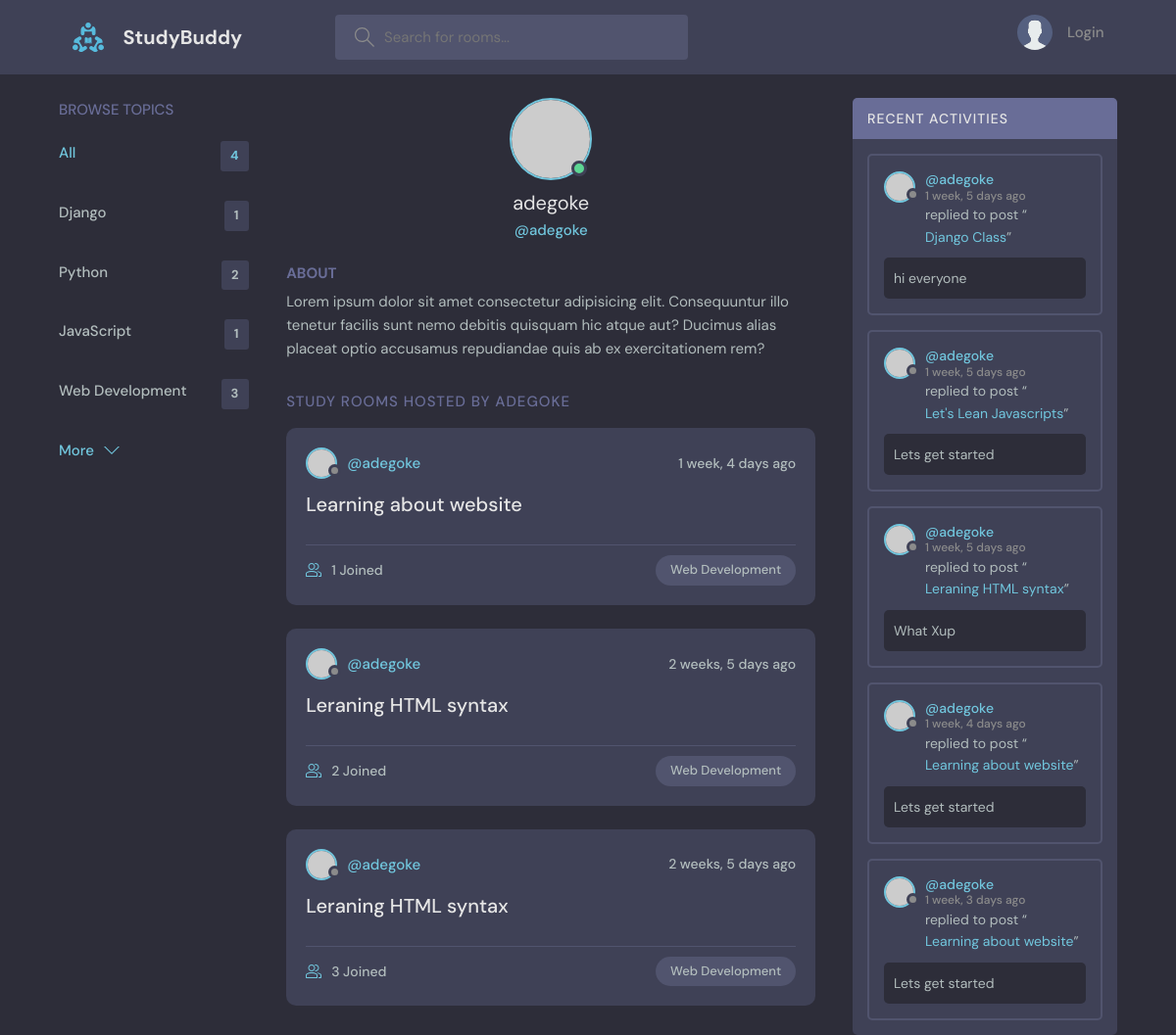
/profile/1/, run on an earlier commit of the app's database.
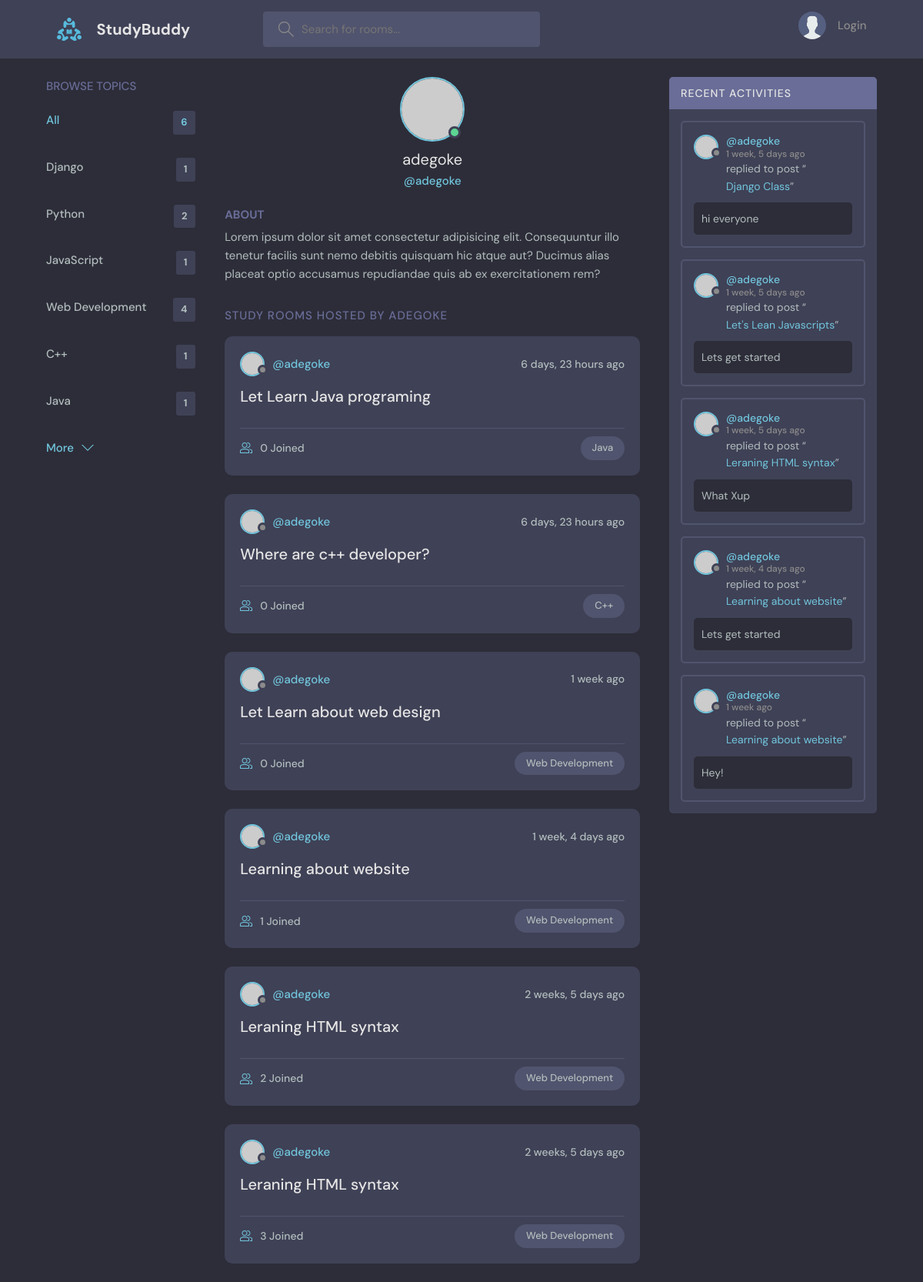
And on a later commit of the database.
### tunde/models.py (models this page shows, shortened)
class Topic(models.Model):
    name=models.CharField(max_length=200)

class Room(models.Model):
    host=models.ForeignKey(User,  on_delete=models.SET_NULL, null=True)
    topic=models.ForeignKey(Topic, on_delete=models.SET_NULL, null=True)
    name=models.CharField(max_length=300)
    description=models.TextField(blank=True)
    participants=models.ManyToManyField(User, related_name='participants', blank=True)
    created_date=models.DateTimeField(auto_now_add=True)
    updated_date=models.DateTimeField(auto_now=True)
    class Meta:
        ordering = ['-created_date', '-updated_date']
    def __str__(self):
        return self.name

class Message(models.Model):
    user=models.ForeignKey(User, on_delete=models.CASCADE)
    room=models.ForeignKey(Room, on_delete=models.CASCADE)
    body=models.TextField(blank=True)
    created_date=models.DateTimeField(auto_now_add=True)
    updated_date=models.DateTimeField(auto_now=True)

### tunde/views.py (the view)
# urls.py: path('profile/<str:pk>/', views.userProfile, name='profile'),
def userProfile(request, pk):
    user=User.objects.get(id=pk)
    rooms=user.room_set.all()
    room_messages=user.message_set.all()
    topics=Topic.objects.all()
    context={'user': user, 'rooms': rooms, 'topics': topics, 'room_messages': room_messages}
    return render(request, 'tunde/profile.html', context)

### tunde/templates/tunde/profile.html (shortened to what this page needs)
{% extends 'main.html' %}
 {% block content %}
 <main class="profile-page layout layout--3">
  <div class="container">
    {% include 'tunde/topics_component.html' %}
    <div class="roomList">
      <div class="profile">
        <div class="profile__avatar">
          <div class="avatar avatar--large active">
            <img src="https://randomuser.me/api/portraits/men/11.jpg" />
          </div>
        </div>
        <div class="profile__info">
          <h3>{{user.username}}</h3>
          <p>@{{user.username}}</p>
        </div>
        <div class="profile__about">
          <h3>About</h3>
          <p>
            Lorem ipsum dolor sit amet consectetur adipisicing elit. Consequuntur illo tenetur
            facilis sunt nemo debitis quisquam hic atque aut? Ducimus alias placeat optio
            accusamus repudiandae quis ab ex exercitationem rem?
          </p>
        </div>
      </div>
      <div class="roomList__header">
        <div>
          <h2>Study Rooms Hosted by {{user.username|capfirst}}</a>
          </h2>
        </div>
      </div>
      {% include 'tunde/feeds_components.html' %}
    </div>
    {% include 'tunde/activity_component.html' %}
  </div>
</main>
 {% endblock content %}

### templates/main.html (shortened to what this page needs)
<!DOCTYPE html>
{% load static %}
<html lang="en">
  <head>
    <link rel="stylesheet" href="{% static 'styles/style.css' %}" />
  </head>
  <body>
    {% include 'navbar.html' %}
    {% block content %}
    {% endblock content %}
</body>
</html>

### templates/navbar.html (shortened to what this page needs)
{% load static %}
<header class="header header--loggedIn">
    <div class="container">
      <a href="{% url 'home' %}" class="header__logo">
        <img src="{% static 'images/logo.svg' %}" />
        <h1>StudyBuddy</h1>
      </a>
      <form class="header__search" action="{% url 'home' %}" method="GET">
        <label>
          <input placeholder="Search for rooms..."  name="q"/>
        </label>
      </form>
      <nav class="header__menu">
        {% if request.user.is_authenticated %}
        <div class="header__user">
          <a href="{% url 'profile' user.id %}">
            <div class="avatar avatar--medium active">
              <img src="https://randomuser.me/api/portraits/men/37.jpg" />
            </div>
            <p>{{request.user}} <span>@{{request.user}}</span></p>
          </a>
          <button class="dropdown-button">
            <svg version="1.1" xmlns="http://www.w3.org/2000/svg" width="32" height="32" viewBox="0 0 32 32">
              <title>chevron-down</title>
              <path d="M16 21l-13-13h-3l16 16 16-16h-3l-13 13z"></path>
            </svg>
          </button>
        </div>
        {% else %}
        <a href="{% url 'login' %}">
          <img src="{%  static 'images/avatar.svg' %}" />
          <p>Login</p>
        </a>
        {% endif %}
      </nav>
    </div>
  </header>

### tunde/templates/tunde/topics_component.html (shortened to what this page needs)
<div class="topics">
   <div class="topics__header">
     <h2>Browse Topics</h2>
   </div>
   <ul class="topics__list">
     <li>
       <a href="{% url 'home' %}" class="active">All <span>{{topics.count}}</span></a>
     </li>
     {% for topic in topics %}
     <li>
       <a href="{% url 'home' %}?q={{topic.name}}">{{topic.name}}<span>{{topic.room_set.all.count}}</span></a>
     </li>
     {% endfor %}
   </ul>
   <a class="btn btn--link" href="{% url 'topic' %}">
     More
     <svg version="1.1" xmlns="http://www.w3.org/2000/svg" width="32" height="32" viewBox="0 0 32 32">
       <title>chevron-down</title>
       <path d="M16 21l-13-13h-3l16 16 16-16h-3l-13 13z"></path>
     </svg>
   </a>
 </div>

### tunde/templates/tunde/feeds_components.html (shortened to what this page needs)
{% for x  in rooms  %}
<div class="roomListRoom">
  <div class="roomListRoom__header">
    <a href="{% url 'profile' x.host.id %}" class="roomListRoom__author">
      <div class="avatar avatar--small">
        <img src="https://randomuser.me/api/portraits/women/11.jpg" />
      </div>
      <span>@{{x.host}}</span>
    </a>
    <div class="roomListRoom__actions">
      <span> {{x.created_date|timesince}}  ago</span>
    </div>
  </div>
  <div class="roomListRoom__content">
    <a href="{% url 'room' x.id %}">{{x.name}}</a>
  </div>
  <div class="roomListRoom__meta">
    <a href="{% url 'room' x.id %}" class="roomListRoom__joined">
      {{x.participants.count}} Joined
    </a>
    <p class="roomListRoom__topic">{{x.topic.name}}</p>
  </div>
</div>
{% endfor %}

### tunde/templates/tunde/activity_component.html (shortened to what this page needs)
<div class="activities">
    <div class="activities__header">
      <h2>Recent Activities</h2>
    </div>
    {% for x in room_messages  %}
    <div class="activities__box">
      <div class="activities__boxHeader roomListRoom__header">
        <a href="{% url 'profile' x.user.id %}" class="roomListRoom__author">
          <div class="avatar avatar--small">
            <img src="https://randomuser.me/api/portraits/women/11.jpg" />
          </div>
          <p>
            @{{x.user.username}}
            <span>{{x.created_date|timesince}} ago</span>
          </p>
        </a>
      </div>
      <div class="activities__boxContent">
        <p>replied to post “<a href="{% url 'room' x.room.id %}">{{x.room}}</a>”</p>
        <div class="activities__boxRoomContent">
         {{x.body}}
        </div>
      </div>
    </div>
    {% endfor %}
  </div>

What changed in the data, as far as the page shows it:
removed Message: user.username "adegoke", created_date "1 week, 3 days", room "Learning about website", body "Lets get started"
computed for Topic "Web Development": room_set.all.count "3" → "4"
added Topic: name "C++", room_set.all.count "1"
added Topic: name "Java", room_set.all.count "1"
added Room: host "adegoke", created_date "6 days, 23 hours", name "Let Learn Java programing", participants.count "0", topic.name "Java"
added Room: host "adegoke", created_date "6 days, 23 hours", name "Where are c++ developer?", participants.count "0", topic.name "C++"
added Room: host "adegoke", created_date "1 week", name "Let Learn about web design", participants.count "0", topic.name "Web Development"
added Message: user.username "adegoke", created_date "1 week", room "Learning about website", body "Hey!"
Also different on the page:
{{ topics.count }}: "4" → "6"
